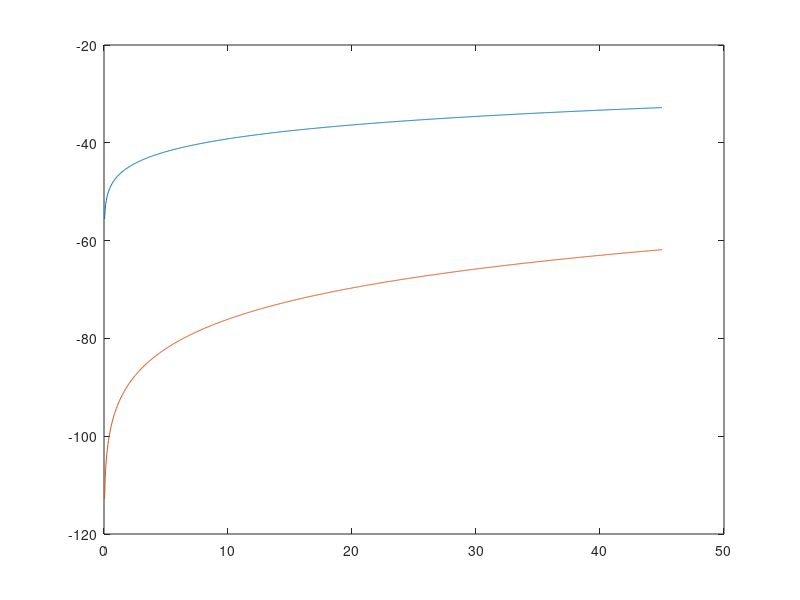
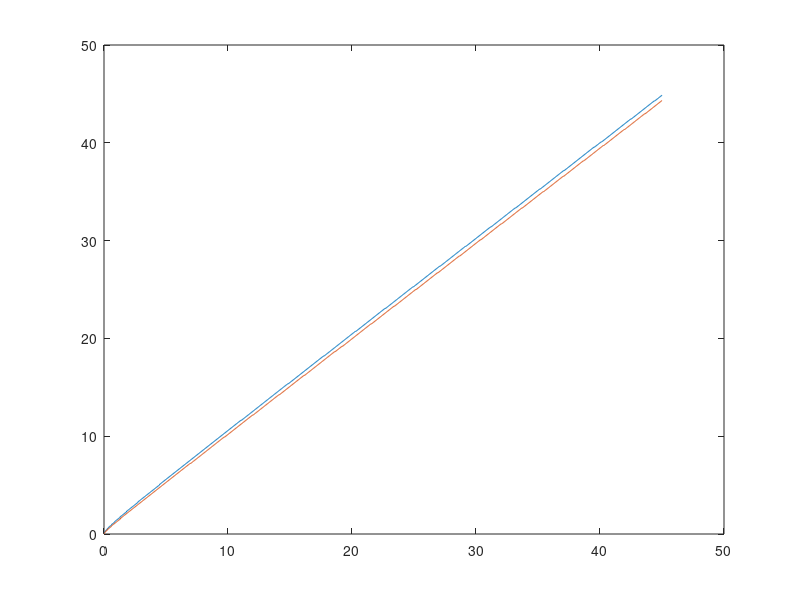

The MATLAB source for these figures, in order: (Note: this script raises an error after producing the figures.)
close all
%%%% Set up parameters
alpha = 0.35;
beta = 0.99;
delta = 0.025;
sigma = 2;
A=[1.1,0.678];
Q=[0.977,0.023;0.074,0.926];

%%%% Set up discretized state space
k_min = 0;
k_max = 45;
num_k = 1000; % number of points in the grid for k

k = linspace(k_min, k_max, num_k);

k_mat = repmat(k', [1 num_k]); % this will be useful in a bit

%%%% Set up consumption and return function
% 1st dim(rows): k today, 2nd dim (cols): k' chosen for tomorrow
cons(:,:,1) = k_mat .^ alpha.*A(1) + (1 - delta) * k_mat - k_mat'; 
cons(:,:,2) = k_mat .^ alpha.*A(2) + (1 - delta) * k_mat - k_mat'; 

ret = cons .^ (1 - sigma) ./ (1 - sigma); % return function
% negative consumption is not possible -> make it irrelevant by assigning
% it very large negative utility
ret(cons < 0) = -Inf;

%%%% Iteration
dis = 1; tol = 1e-06; % tolerance for stopping 
v_guess = zeros(1, num_k);
for i=1:2
while dis > tol
    % compute the utility value for all possible combinations of k and k':
    value_mat = ret(:,:,i) + beta * repmat(v_guess, [num_k 1]);
    
    % find the optimal k' for every k:
    [vfn(i,:), I] = max(value_mat, [], 2);
    
    % what is the distance between current guess and value function
    dis = max(abs(vfn(i,:) - v_guess));
    
    % if distance is larger than tolerance, update current guess and
    % continue, otherwise exit the loop
    v_guess = vfn(i,:);
end
pol_indx(:,i)=I;
dis=1;
end

gh = k(pol_indx(:,1));% policy function
gl = k(pol_indx(:,2));

plot(k,vfn)
figure
plot(k,[gh;gl])

P=Q^1000; % invariant distribution
z=random(makedist('Binomial','N',1000,'P',P(1,1))) % At generator
for i=1:1000
    if z(i)==1
        At(i)=1.1
    else At(i)=0.678
    end
end

